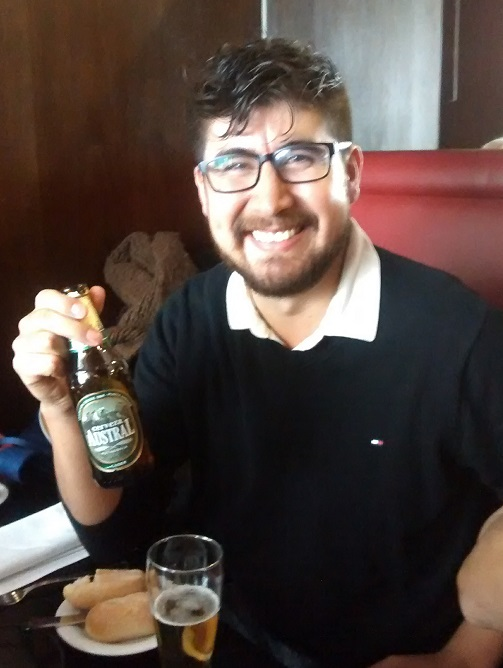
#> input picture test1.jpg, 503 x 668 px, given in place of the camera
$ python Deteccion-rostros.py
#> lines starting #> are read from the running program, lines starting #| are printed output that depends on the picture; after the words box and inside, x2 and y2 are one past the last pixel; in counts of white or black regions, pixels touching at a corner belong together
import cv2
import time

# Cargar el clasificador de Haar para rostros
face_cascade = cv2.CascadeClassifier(cv2.data.haarcascades + 'haarcascade_frontalface_default.xml')

# Iniciar captura de video
cap = cv2.VideoCapture(0)

if not cap.isOpened():
    print("Error: No se pudo abrir la cámara.")
    exit()

# Parámetros ajustables
scaleFactor = 1.1
minNeighbors = 5

# Función para guardar la captura de pantalla
def guardar_captura(frame):
    timestamp = time.strftime("%Y%m%d-%H%M%S")
    filename = f"captura_{timestamp}.jpg"
    cv2.imwrite(filename, frame)
    print(f"Captura guardada como {filename}")

while True:
    ret, frame = cap.read()
#> frame is the input picture: shape (668, 503, 3); mean B, G, R 64, 69.7, 83.7
    if not ret:
        print("Error: No se pudo capturar la imagen.")
        break

    # Reducir la resolución del frame para mejorar el rendimiento
    small_frame = cv2.resize(frame, (0, 0), fx=0.5, fy=0.5)
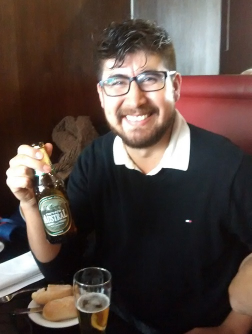
#> small_frame: shape (334, 252, 3); mean B, G, R 64.2, 69.9, 83.9
    gray = cv2.cvtColor(small_frame, cv2.COLOR_BGR2GRAY)
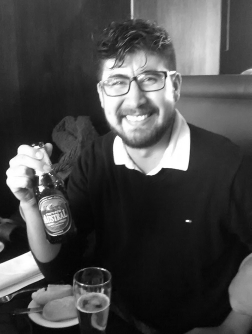
#> gray: shape (334, 252); min 3, max 255, mean 73.4

    # Aplicar suavizado a la imagen en escala de grises
    gray = cv2.GaussianBlur(gray, (5, 5), 0)
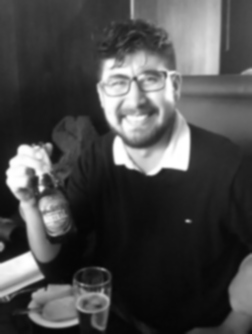
#> gray: shape (334, 252); min 5, max 255, mean 73.4

    # Detección de rostros
    faces = face_cascade.detectMultiScale(gray, scaleFactor=scaleFactor, minNeighbors=minNeighbors, minSize=(30, 30))
#> faces = [[54, 115, 51, 51], [86, 38, 101, 101]]

    # Dibujar rectángulos alrededor de los rostros detectados
    for (x, y, w, h) in faces:
        x, y, w, h = [v * 2 for v in (x, y, w, h)]  # Volver a escalar las coordenadas
        cv2.rectangle(frame, (x, y), (x + w, y + h), (255, 0, 0), 2)
#> this loop made 2 passes
#> (x, y, w, h) on passes 1 to 2: (108, 230, 102, 102), (172, 76, 202, 202)
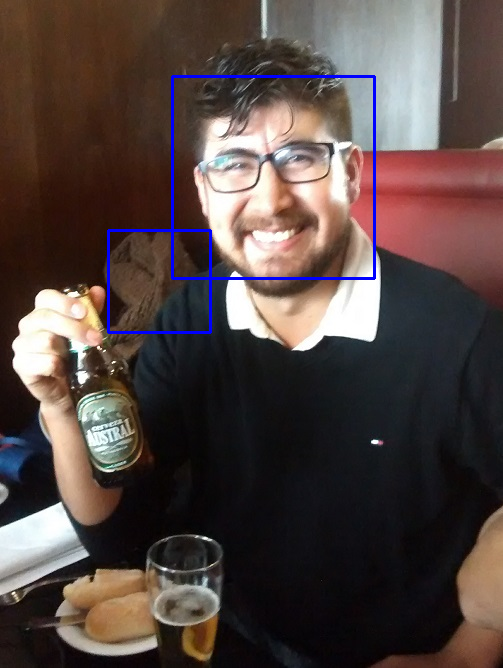
#> frame: shape (668, 503, 3); 1.08% of pixels changed, all inside (x1, y1, x2, y2) = (107, 75, 376, 334)

    # Mostrar el número de rostros detectados
    cv2.putText(frame, f"Rostros detectados: {len(faces)}", (10, 30), cv2.FONT_HERSHEY_SIMPLEX, 1, (255, 255, 0), 2)
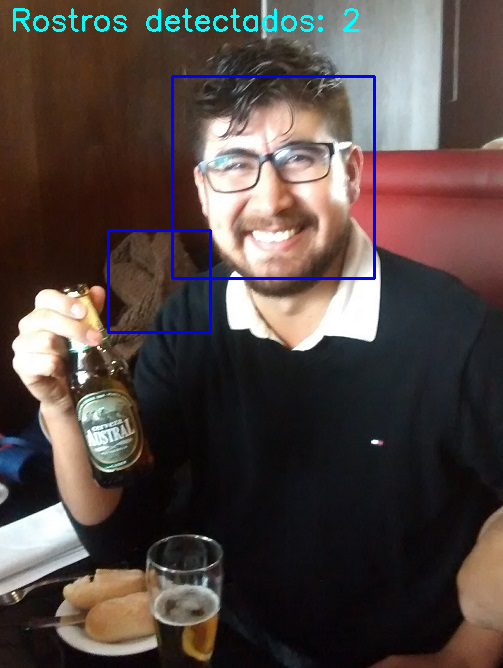
#> frame: shape (668, 503, 3); 0.7% of pixels changed, all inside (x1, y1, x2, y2) = (13, 8, 360, 32)

    # Mostrar la imagen con las detecciones
    cv2.imshow('Detector de Rostros', frame)

    # Captura de pantalla y ajustes de parámetros con teclas
    key = cv2.waitKey(1) & 0xFF
#> (key q is pressed here)
    if key == ord('q'):
        break
    elif key == ord('s'):
        guardar_captura(frame)
    elif key == ord('+'):
        scaleFactor += 0.1
    elif key == ord('-'):
        scaleFactor = max(1.1, scaleFactor - 0.1)
    elif key == ord('n'):
        minNeighbors += 1
    elif key == ord('m'):
        minNeighbors = max(1, minNeighbors - 1)

    # Comprobar si la ventana fue cerrada
    if cv2.getWindowProperty('Detector de Rostros', cv2.WND_PROP_VISIBLE) < 1:
        break

# Liberar recursos
cap.release()
cv2.destroyAllWindows()

$ run again, on test2.jpg
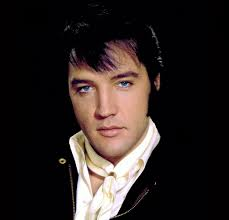
#> input picture test2.jpg, 229 x 220 px, given in place of the camera
#> frame is the input picture: shape (220, 229, 3); mean B, G, R 34.7, 36.7, 44.8
#> `gray = cv2.GaussianBlur(gray, (5, 5), 0)`:
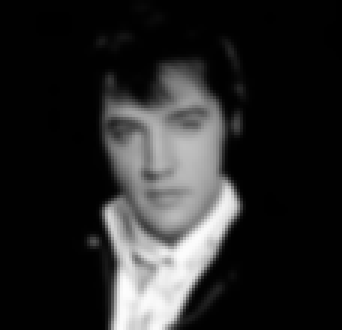
#> gray: shape (110, 114) (shown 3 times larger); min 0, max 253, mean 39.1
#> faces = [[27, 23, 52, 52]]
#> the loop `for (x, y, w, h) in faces:` made 1 pass
#> (x, y, w, h) on pass 1: (54, 46, 104, 104)
#> `cv2.putText(frame, f"Rostros detectados: {len(faces)}", (10, 30), cv2...`:
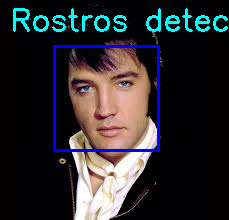
#> frame: shape (220, 229, 3); mean B, G, R 47.5, 43.2, 43.4

$ run again, on captura_20240705-214406.jpg
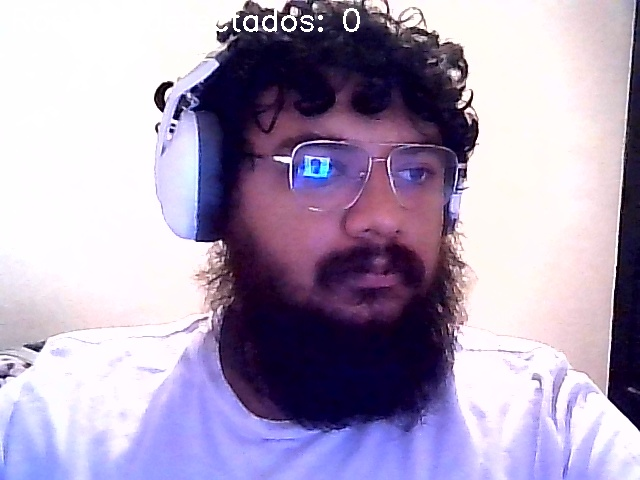
#> input picture captura_20240705-214406.jpg, 640 x 480 px, given in place of the camera
#> frame is the input picture: shape (480, 640, 3); mean B, G, R 184.6, 158.4, 170.9
#> `gray = cv2.GaussianBlur(gray, (5, 5), 0)`:
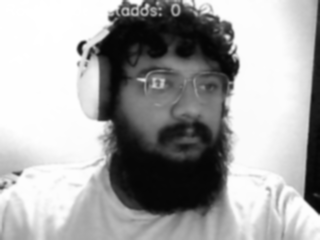
#> gray: shape (240, 320); min 4, max 255, mean 165.2
#> faces = ()
#> `cv2.putText(frame, f"Rostros detectados: {len(faces)}", (10, 30), cv2...`:
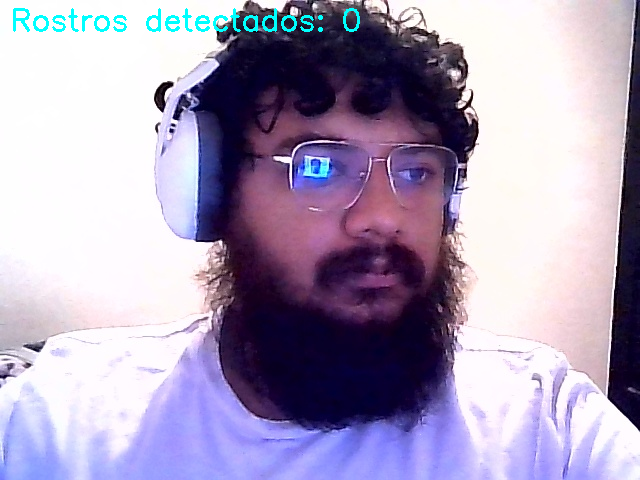
#> frame: shape (480, 640, 3); 0.77% of pixels changed, all inside (x1, y1, x2, y2) = (13, 8, 360, 32)

$ run again, on captura_20240705-214440.jpg
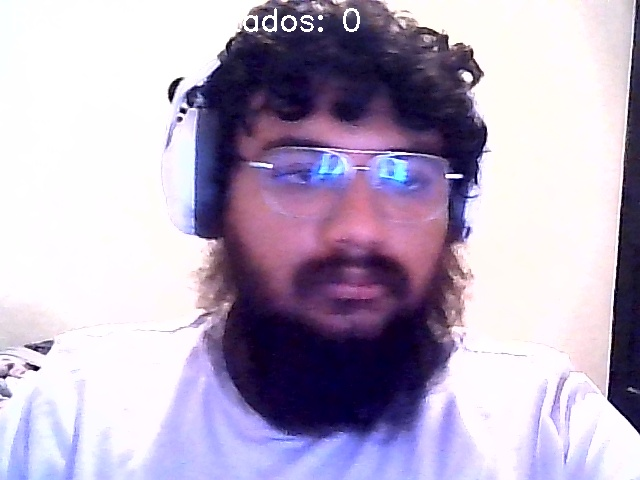
#> input picture captura_20240705-214440.jpg, 640 x 480 px, given in place of the camera
#> frame is the input picture: shape (480, 640, 3); mean B, G, R 193.5, 170.3, 181.7
#> `gray = cv2.GaussianBlur(gray, (5, 5), 0)`:
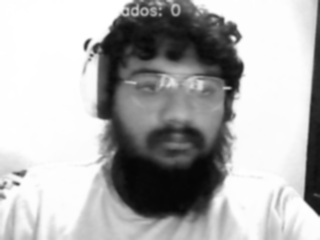
#> gray: shape (240, 320); min 5, max 255, mean 176.5
#> faces = [[106, 37, 138, 138]]
#> the loop `for (x, y, w, h) in faces:` made 1 pass
#> (x, y, w, h) on pass 1: (212, 74, 276, 276)
#> `cv2.putText(frame, f"Rostros detectados: {len(faces)}", (10, 30), cv2...`:
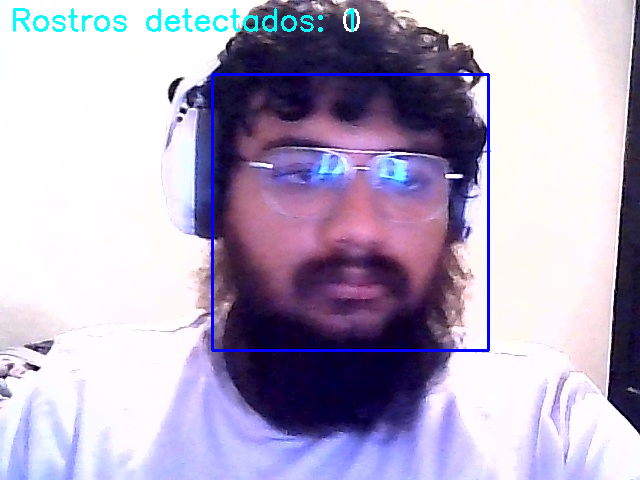
#> frame: shape (480, 640, 3); mean B, G, R 194.9, 169.3, 178.6
